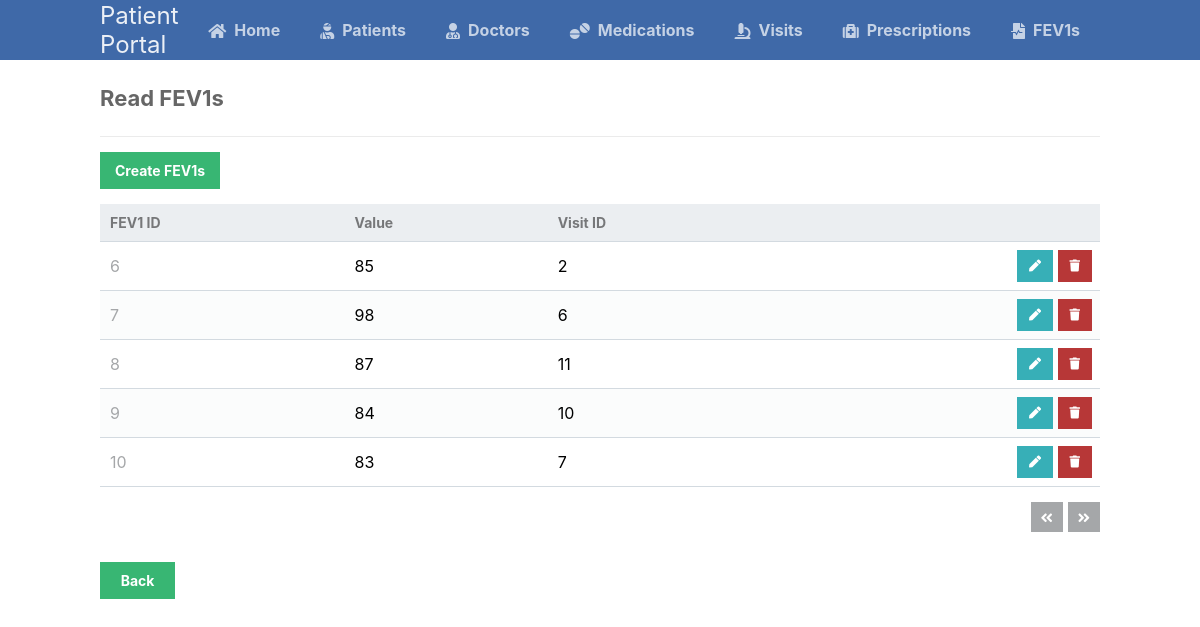
The app's page /scripts/fev1s_table/fev1s_read.php?page=2 with its own data.
### tables this page shows
CREATE TABLE fev1s (
	fev1_id INT AUTO_INCREMENT NOT NULL UNIQUE,
	visit_id INT NOT NULL,
	fev1_value VARCHAR(255) NOT NULL,
	PRIMARY KEY (fev1_id),
	CONSTRAINT fev1_FK1 FOREIGN KEY (visit_id) REFERENCES visits (visit_id)
);

CREATE TABLE visits (
	visit_id INT AUTO_INCREMENT NOT NULL UNIQUE,
	doctor_id INT NOT NULL,
	patient_id INT NOT NULL,
	date_of_visit DATE NOT NULL,
	PRIMARY KEY (visit_id),
	CONSTRAINT visit_FK1 FOREIGN KEY (doctor_id) REFERENCES doctors (doctor_id),
	CONSTRAINT visit_FK2 FOREIGN KEY (patient_id) REFERENCES patients (patient_id)
);

### scripts/fev1s_table/fev1s_read.php (the view, shortened to what this page needs)
<?php
@include_once (APP_ROOT.APP_FOLDER_NAME . '/scripts/functions.php');
$pdo = pdo_connect_mysql();
$page = isset($_GET['page']) && is_numeric($_GET['page']) ? (int)$_GET['page'] : 1;
$records_per_page = 5;
$stmt = $pdo->prepare('SELECT * FROM fev1s AS F, visits AS V WHERE F.visit_id = V.visit_id ORDER BY F.fev1_id LIMIT :current_page, :record_per_page');
$stmt->bindValue(':current_page', ($page-1)*$records_per_page, PDO::PARAM_INT);
$stmt->bindValue(':record_per_page', $records_per_page, PDO::PARAM_INT);
$stmt->execute();
$fev1s = $stmt->fetchAll(PDO::FETCH_ASSOC);
$num_fev1s = $pdo->query('SELECT COUNT(*) FROM fev1s')->fetchColumn();
?>
<?=template_header('Read')?>
<div class="content read">
	<h2>Read FEV1s</h2>
	<a href="fev1s_create.php" class="create-contact">Create FEV1s</a>
	<table>
        <thead>
            <tr>
                <td>FEV1 ID</td>
                <td>Value</td>
                <td>Visit ID</td>
                <td></td>
            </tr>
        </thead>
        <tbody>
            <?php foreach ($fev1s as $fev1): ?>
            <tr>
                <td><?=$fev1['fev1_id']?></td>
                <td><?=$fev1['fev1_value']?></td>
                <td><?=$fev1['visit_id']?></td>
                <td class="actions">
                    <a href="fev1s_update.php?fev1_id=<?=$fev1['fev1_id']?>&visit_id=<?=$fev1['visit_id']?>" class="edit"><i class="fas fa-pen fa-xs"></i></a>
                    <a href="fev1s_delete.php?fev1_id=<?=$fev1['fev1_id']?>" class="trash"><i class="fas fa-trash fa-xs"></i></a>
                </td>
            </tr>
            <?php endforeach; ?>
        </tbody>
    </table>
	<div class="pagination">
		<?php if ($page > 1): ?>
		<a href="fev1s_read.php?page=<?=$page-1?>"><i class="fas fa-angle-double-left fa-sm"></i></a>
		<?php endif; ?>
		<?php if ($page*$records_per_page < $num_fev1s): ?>
		<a href="fev1s_read.php?page=<?=$page+1?>"><i class="fas fa-angle-double-right fa-sm"></i></a>
		<?php endif; ?>
	</div>
    <a class="back" href="..\landingPage.php">Back</a>
</div>
<?=template_footer()?>

### styles/style.css (style rules this page uses)
* { box-sizing: border-box; font-family: -apple-system, BlinkMacSystemFont, "segoe ui", roboto, oxygen, ubuntu, cantarell, "fira sans", "droid sans", "helvetica neue", Arial, sans-serif; font-size: 16px; -webkit-font-smoothing: antialiased; -moz-osx-font-smoothing: grayscale; }
body { background-color: #FFFFFF; margin: 0; }
.content { width: 1000px; margin: 0 auto; }
.content h2 { margin: 0; padding: 25px 0; font-size: 22px; border-bottom: 1px solid #ebebeb; color: #666666; }
.read .create-contact { display: inline-block; text-decoration: none; background-color: #38b673; font-weight: bold; font-size: 14px; color: #FFFFFF; padding: 10px 15px; margin: 15px 0; }
.read .pagination { display: flex; justify-content: flex-end; }
.read .pagination a { display: inline-block; text-decoration: none; background-color: #a5a7a9; font-weight: bold; color: #FFFFFF; padding: 5px 10px; margin: 15px 0 15px 5px; }
.read table { width: 100%; padding-top: 30px; border-collapse: collapse; }
.read table thead { background-color: #ebeef1; border-bottom: 1px solid #d3dae0; }
.read table thead td { padding: 10px; font-weight: bold; color: #767779; font-size: 14px; }
.read table tbody tr { border-bottom: 1px solid #d3dae0; }
.read table tbody tr:nth-child(even) { background-color: #fbfcfc; }
.read table tbody tr td { padding: 10px; }
.read table tbody tr td:nth-child(1) { color: #a5a7a9; }
.read table tbody tr td.actions { padding: 8px; text-align: right; }
.read table tbody tr td.actions .edit, .read table tbody tr td.actions .trash { display: inline-flex; text-align: right; text-decoration: none; color: #FFFFFF; padding: 10px 12px; }
.read table tbody tr td.actions .trash { background-color: #b73737; }
.read table tbody tr td.actions .edit { background-color: #37afb7; }
.back { display: block; background-color: #38b673; border: 0; font-weight: bold; font-size: 14px; color: #FFFFFF; cursor: pointer; width: 75px; margin-top: 15px; text-align: center; padding: 10px; text-decoration: none; }

### records on screen
fev1s: fev1_id "6", fev1_value "85", visit.visit_id "2"
fev1s: fev1_id "7", fev1_value "98", visit.visit_id "6"
fev1s: fev1_id "8", fev1_value "87", visit.visit_id "11"
fev1s: fev1_id "9", fev1_value "84", visit.visit_id "10"
fev1s: fev1_id "10", fev1_value "83", visit.visit_id "7"
